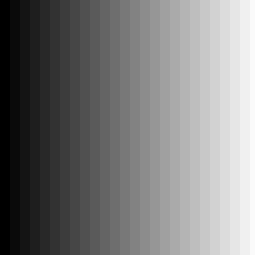
Frame 1 (no input)
Frame 60 (the mouse pressed at the canvas centre just before this capture): identical to frame 1, image omitted
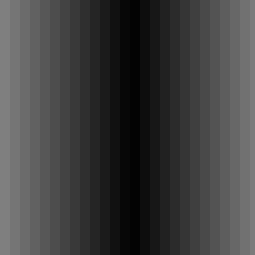
Frame 120 (the mouse held since frame 60 and released just before this capture)

The Processing sketch that drew these frames (run headless with seeded random() and noise(); from frame 60 on, the mouse is pressed at the canvas centre):

// Processing sketch: exercise_interactive_mouse_background
// ── exercise_interactive_mouse_background.pde
void setup() {
  size(255, 255);
  background(0);
}
void draw() {
  background(0);
  // Start with i as 0
  int i = 0;
  // While i is less than the width of the window
  while (i < width) {
    noStroke();
    float distance = abs(mouseX-i);
    fill(distance);
    rect(i, 0, 10, height);
    // Increase i by 10
    i += 10;
  }
}
